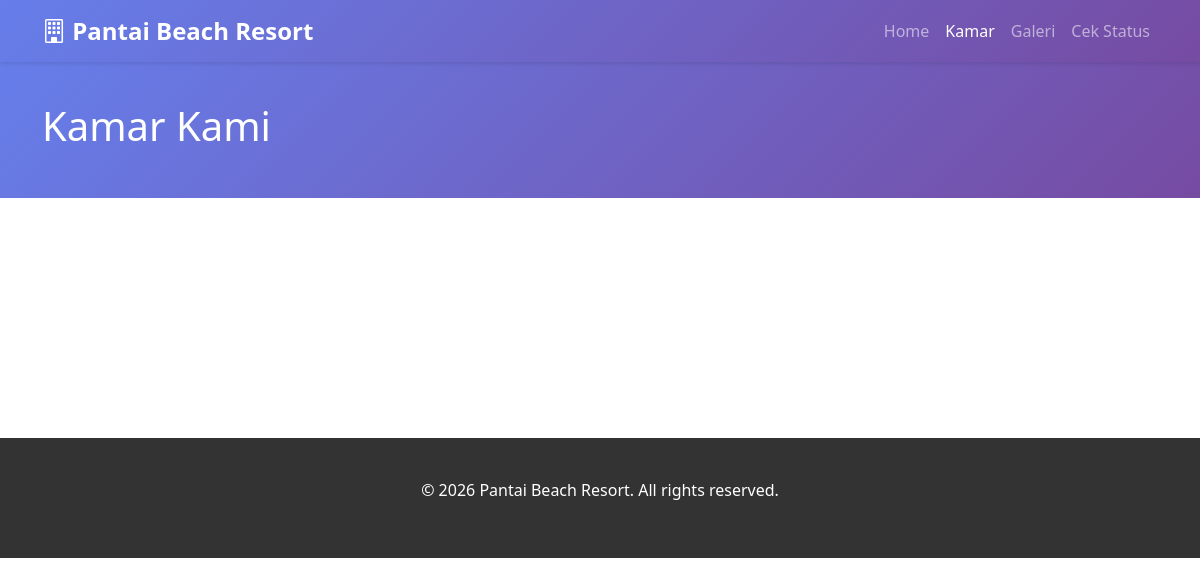
Before: /rooms.php with the older database file.
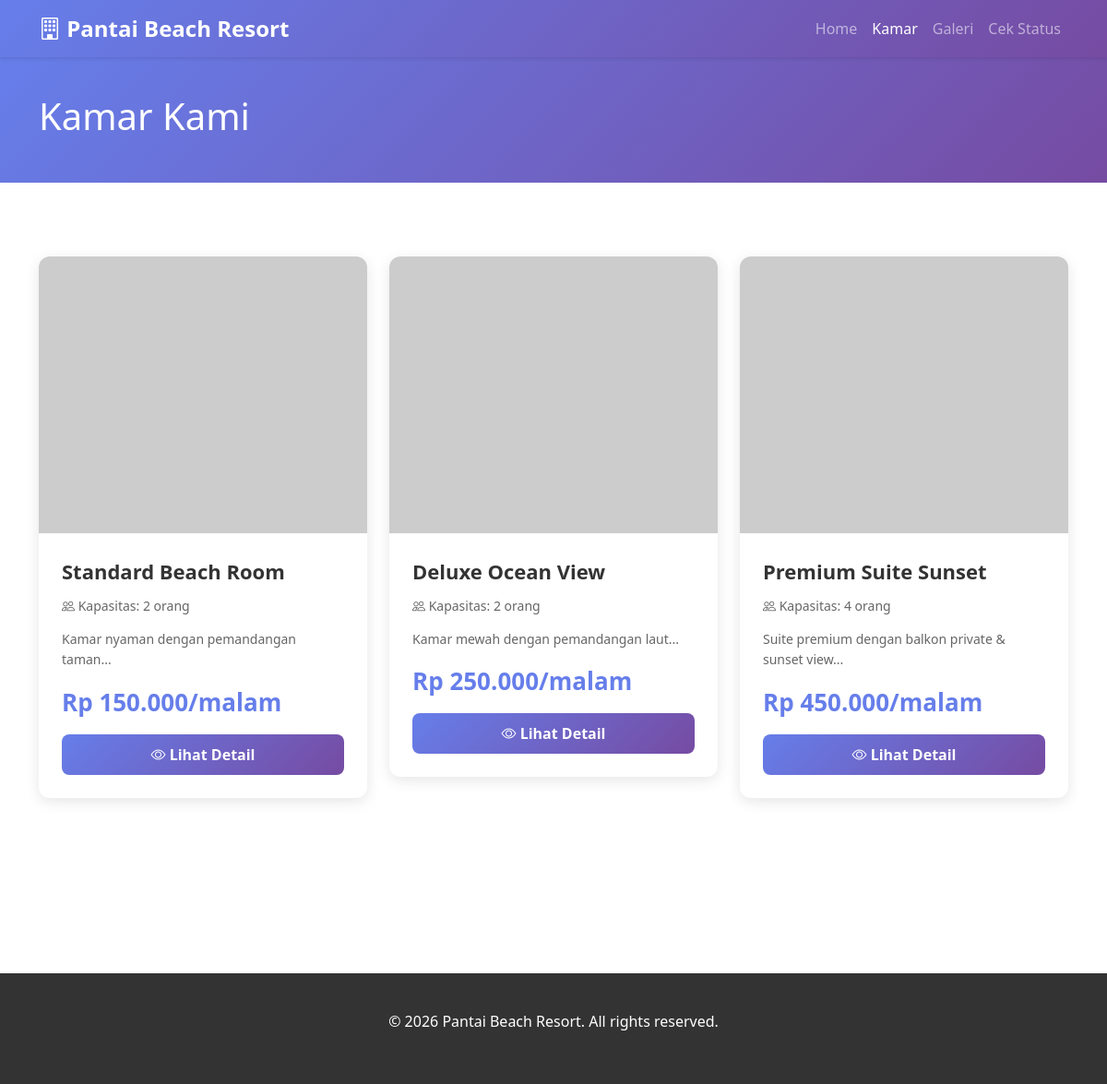
After: the same page with the newer database file.
### tables this page shows
CREATE TABLE `tipe_kamar` (
  `id_tipe` INT PRIMARY KEY AUTO_INCREMENT,
  `nama_tipe` VARCHAR(50) NOT NULL,
  `kapasitas` INT NOT NULL,
  `harga_malam` DECIMAL(10,2) NOT NULL,
  `deskripsi` TEXT,
  `foto_cover` VARCHAR(255),
  `created_at` TIMESTAMP DEFAULT CURRENT_TIMESTAMP
);

### includes/functions.php (called while the page is built, shortened)
<?php
function formatCurrency($amount) {
    return 'Rp ' . number_format($amount, 0, ',', '.');
}

### rooms.php (the view, shortened to what this page needs)
<?php
require_once 'includes/config.php';
require_once 'includes/functions.php';
$stmt = $pdo->query("SELECT * FROM tipe_kamar ORDER BY created_at DESC");
$rooms = $stmt->fetchAll();
?>
<!DOCTYPE html>
<html lang="en">
<head>
    <link href="https://cdn.jsdelivr.net/npm/bootstrap@5.3.0/dist/css/bootstrap.min.css" rel="stylesheet">
    <link href="https://cdn.jsdelivr.net/npm/bootstrap-icons@1.11.0/font/bootstrap-icons.css" rel="stylesheet">
</head>
<body>
    <nav class="navbar navbar-expand-lg navbar-dark">
        <div class="container">
            <a class="navbar-brand" href="/tubes_basdat/"><i class="bi bi-building"></i> <?php echo HOTEL_NAME; ?></a>
            <div class="collapse navbar-collapse" id="navbarNav">
                <ul class="navbar-nav ms-auto">
                    <li class="nav-item"><a class="nav-link" href="/tubes_basdat/">Home</a></li>
                    <li class="nav-item"><a class="nav-link active" href="/tubes_basdat/rooms.php">Kamar</a></li>
                    <li class="nav-item"><a class="nav-link" href="/tubes_basdat/gallery.php">Galeri</a></li>
                    <li class="nav-item"><a class="nav-link" href="/tubes_basdat/guest/check_status.php">Cek Status</a></li>
                </ul>
            </div>
        </div>
    </nav>
    <section class="page-header">
        <div class="container">
            <h1>Kamar Kami</h1>
        </div>
    </section>
    <section class="section">
        <div class="container">
            <div class="row">
                <?php foreach ($rooms as $room): ?>
                    <div class="col-md-6 col-lg-4">
                        <div class="card room-card">
                            <?php if ($room['foto_cover']): ?>
                                <img src="<?php echo UPLOAD_URL; ?>tipe_kamar/<?php echo htmlspecialchars($room['foto_cover']); ?>" alt="<?php echo htmlspecialchars($room['nama_tipe']); ?>">
                            <?php else: ?>
                                <img src="https://via.placeholder.com/400x300?text=<?php echo urlencode($room['nama_tipe']); ?>" alt="<?php echo htmlspecialchars($room['nama_tipe']); ?>">
                            <?php endif; ?>
                            <div class="room-info">
                                <div class="room-title"><?php echo htmlspecialchars($room['nama_tipe']); ?></div>
                                <div class="room-capacity">
                                    <i class="bi bi-people"></i> Kapasitas: <?php echo $room['kapasitas']; ?> orang
                                </div>
                                <div class="room-description">
                                    <?php echo htmlspecialchars(substr($room['deskripsi'] ?? '', 0, 100)); ?>...
                                </div>
                                <div class="room-price"><?php echo formatCurrency($room['harga_malam']); ?>/malam</div>
                                <a href="/tubes_basdat/detail_kamar.php?id=<?php echo $room['id_tipe']; ?>" class="btn btn-primary w-100" style="color: white;">
                                    <i class="bi bi-eye"></i> Lihat Detail
                                </a>
                            </div>
                        </div>
                    </div>
                <?php endforeach; ?>
            </div>
        </div>
    </section>
    <footer class="footer">
        <p>&copy; 2026 <?php echo HOTEL_NAME; ?>. All rights reserved.</p>
    </footer>
</body>
</html>

Changed rows visible on the page:
added tipe_kamar: nama_tipe "Standard Beach Room", kapasitas "2", deskripsi "Kamar nyaman dengan pemandangan taman", harga_malam "Rp 150.000"
added tipe_kamar: nama_tipe "Deluxe Ocean View", kapasitas "2", deskripsi "Kamar mewah dengan pemandangan laut", harga_malam "Rp 250.000"
added tipe_kamar: nama_tipe "Premium Suite Sunset", kapasitas "4", deskripsi "Suite premium dengan balkon private & sunset view", harga_malam "Rp 450.000"
